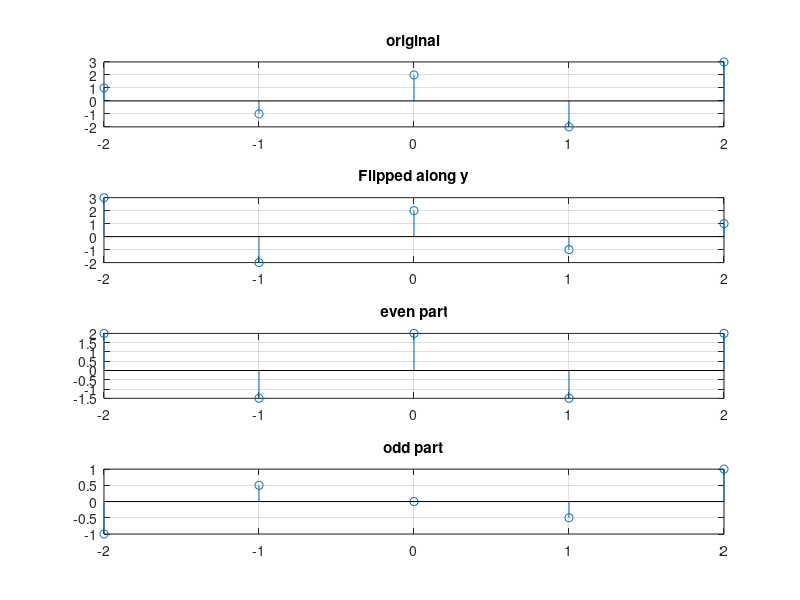

Here is the MATLAB script that generated this plot:
n=-2:1:2;
x=[1,-1,2,-2,3];
subplot(4,1,1);
stem(n,x);
title('original')

grid on

x1=fliplr(x);
subplot(4,1,2);
stem(n,x1);
grid on
title('Flipped along y')


y_even=((x)+(x1))/2;
subplot(4,1,3)
stem(n,y_even);
grid on
title('even part')


y_odd=((x)-(x1))/2;
subplot(4,1,4)
stem(n,y_odd);
grid on
title('odd part')

